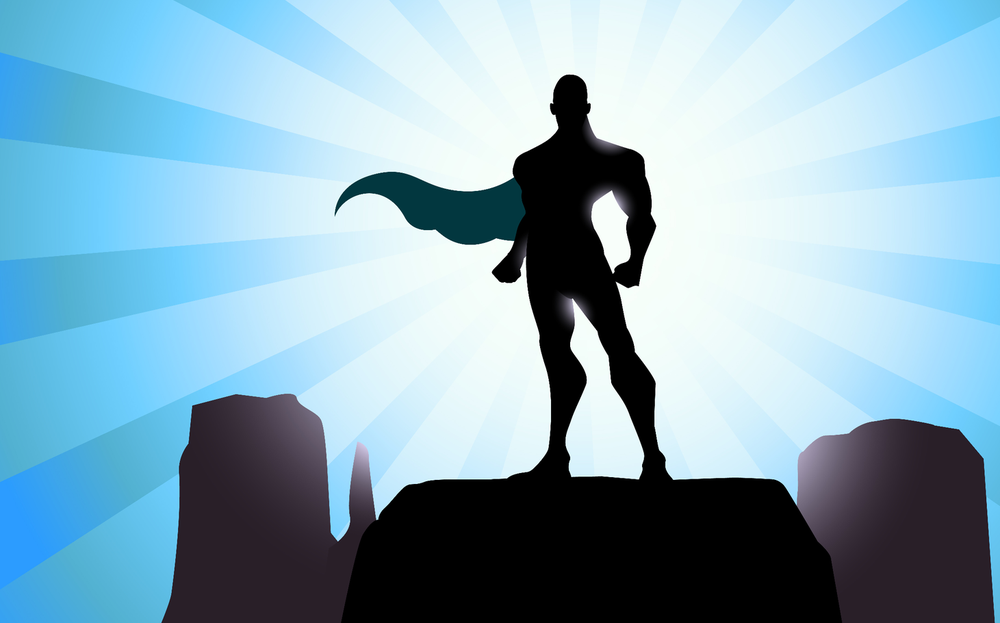
#> input picture Pictures/Superhero.png, 1000 x 623 px, shrunk from 1461 x 910 before the run
$ python Histogram_of_Image.py
#> lines starting #> are read from the running program, lines starting #| are printed output that depends on the picture
import cv2
import matplotlib.pyplot as plt

img = cv2.imread('Pictures/Superhero.png',1)
#> img is the input picture: shape (623, 1000, 3); mean B, G, R 185.4, 167.9, 132.9

b,g,r = cv2.split(img)
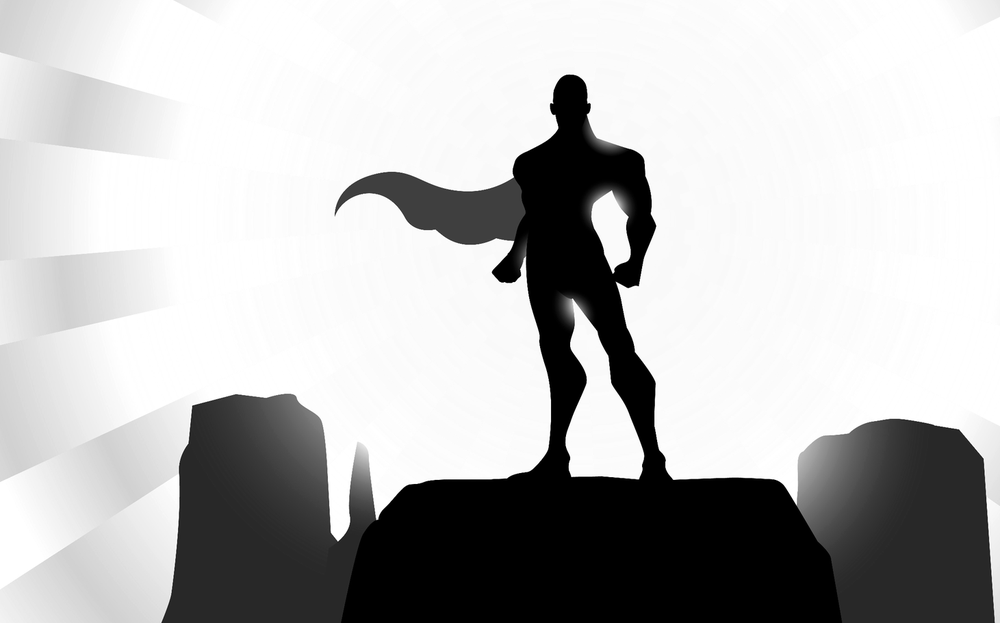
#> b: shape (623, 1000); min 0, max 255, mean 185.4
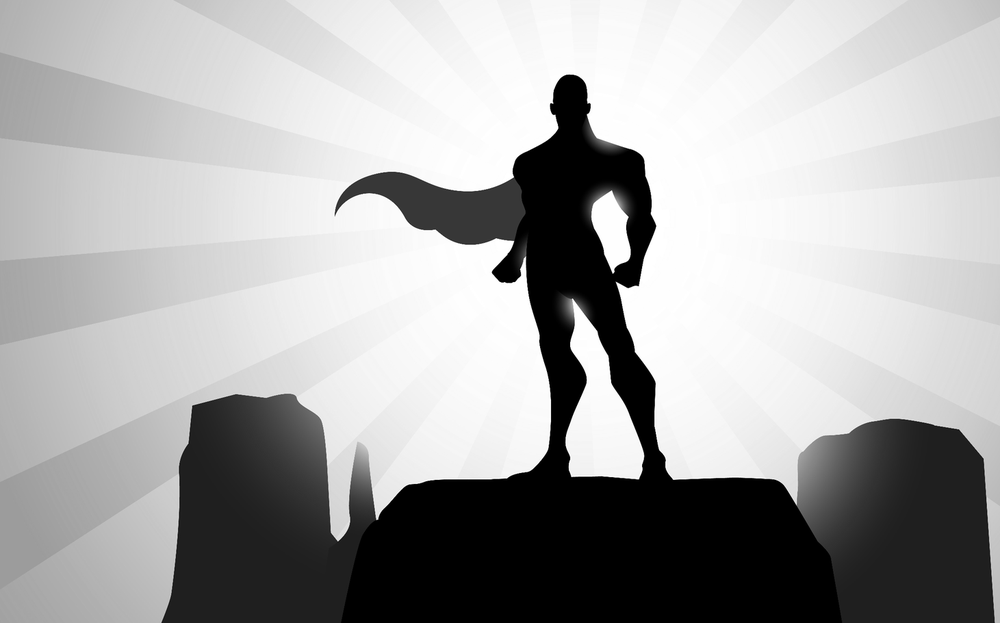
#> g: shape (623, 1000); min 0, max 255, mean 167.9
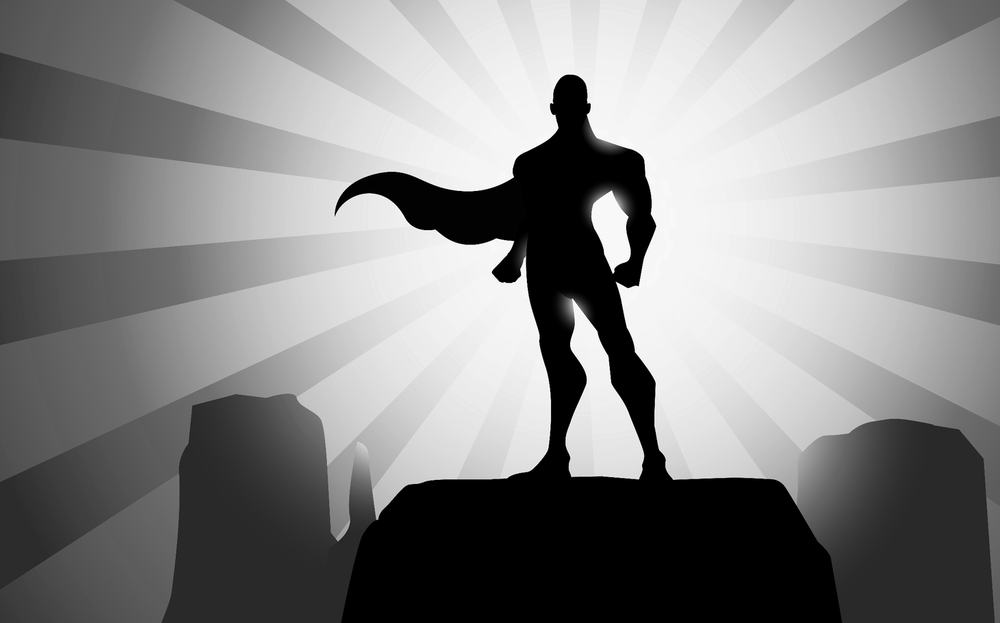
#> r: shape (623, 1000); min 0, max 255, mean 132.9


plt.hist(b.ravel(),256,[0,256])
plt.hist(g.ravel(),256,[0,256])
plt.hist(r.ravel(),256,[0,256])
plt.show()
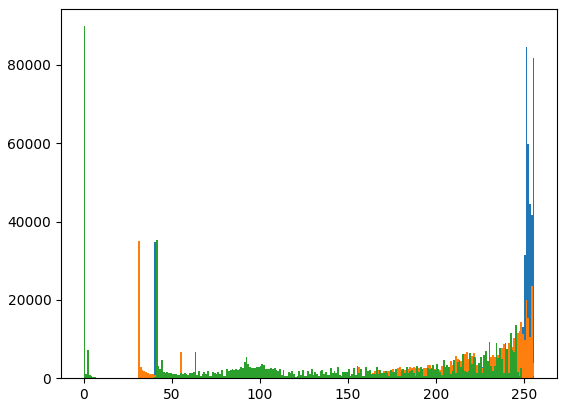
#> figure drawn by matplotlib, 1 panel; tallest bar 89509 high, from x = 0 to 1; tallest bar 89562 high, from x = 0 to 1; tallest bar 89879 high, from x = 0 to 1

cv2.imshow('Image',img)
cv2.waitKey(0)
cv2.destroyAllWindows()
